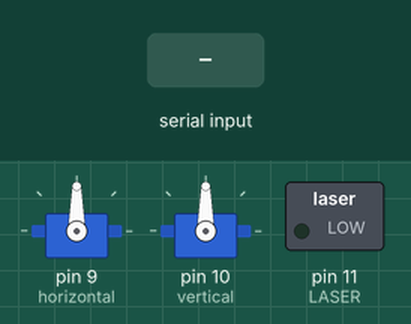
The sketch below on a simulated Arduino Uno, built with avr-gcc and run on an emulated ATmega328P. Shown: 2 × servo, switched loads named in the sketch (green lamp = pin HIGH). The inputs (shaded band) are chosen by the test bench.

Above: at 1.2 s.
1.3 s: "90,45,200\n" received over Serial
At 1.8 s:
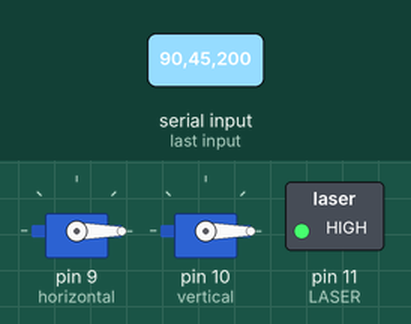
Timing chart, 0 to 4.3 s (numbered marks = the images above; inputs shaded):
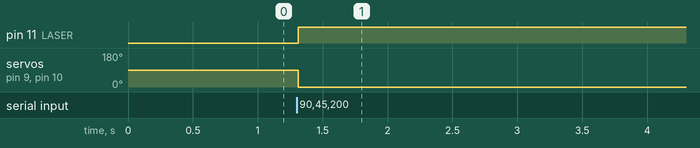

The sketch:

laser_gun_controller.ino
```cpp
#include <Servo.h>

Servo horizontal, vertical;
#define LASER 11

void setup(){
  horizontal.attach(9);
  vertical.attach(10);
  pinMode(LASER, OUTPUT);
  Serial.begin(9600);
}

void loop(){}

void serialEvent(){
  int h = Serial.parseInt();
  int v = Serial.parseInt();
  int l = Serial.parseInt();

  if(Serial.read() == '\n'){
    horizontal.writeMicroseconds(h);
    delay(1);
    vertical.writeMicroseconds(v);
    delay(1);
    digitalWrite(LASER, l);
  }
}
```

Measured:
- after the input at 1.3 s, pin 11 (LASER): LOW → HIGH at once; servo on pin 9 (horizontal), servo on pin 10 (vertical): 90° → 0° at once
